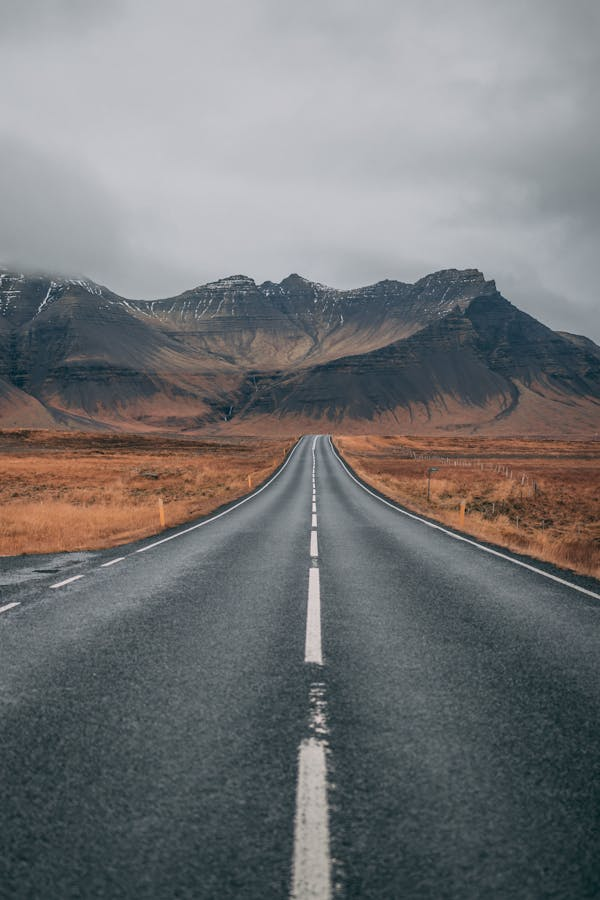
%> input picture Image/image1.jpeg, 600 x 900 px
$ octave basic_functions.m   (GNU Octave 9; MATLAB toolbox functions it lacks are replaced by stand-ins)
%> lines starting %> are read from the running program, lines starting %| are printed output that depends on the picture; in (x1, y1, x2, y2) boxes, pixels count from 0 and x2, y2 are one past the last pixel; in counts of white or black regions, pixels touching at a corner belong together; the program's own positions count from 1
clc;
clear;
close all;

% Read Image (replace path accordingly)
img = imread('D:\\Jontrona\\4.2\\ICE-4206_Multimedia_Communication_Lab\\Image\\image1.jpeg');
%> img is the input picture: size 900x600x3 uint8; mean R, G, B 116.2, 117, 118.4
figure, imshow(img); title('Original Image');

% Resize Image
resizedImg = imresize(img, 0.5);
figure, imshow(resizedImg); title('Resized Image');

% Crop Image
croppedImg = imcrop(resizedImg, [50 50 150 150]);
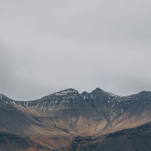
%> croppedImg: size 151x151x3 uint8; mean R, G, B 148.9, 151.4, 156.2
figure, imshow(croppedImg); title('Cropped Image');

% Save Image
imwrite(croppedImg, 'cropped_output.jpg');

% Image Information
info = imfinfo('cropped_output.jpg');
disp(info);

% Convert to Grayscale
if size(resizedImg,3) == 3
    grayImg = rgb2gray(resizedImg);
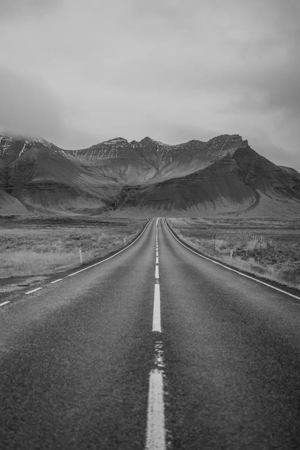
%> grayImg: size 450x300 uint8; min 24, max 221, mean 116.9
else
    grayImg = resizedImg;
end
figure, imshow(grayImg); title('Grayscale Image');

% Histogram
figure, imhist(grayImg); title('Histogram');
%> after `title('Histogram')`:
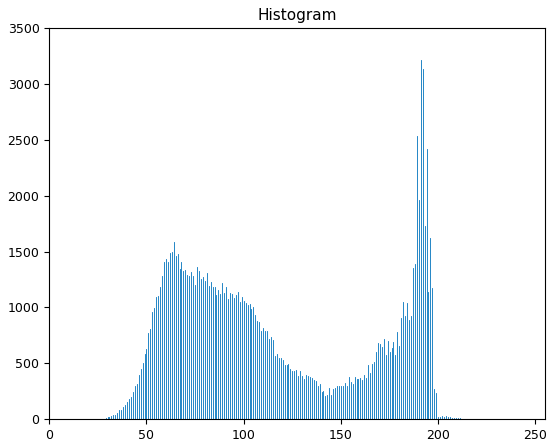
%> figure redrawn from the program's plot data; highest point at x = 191, y = 3214

% Edge Detection (Canny)
edges = edge(grayImg, 'canny');
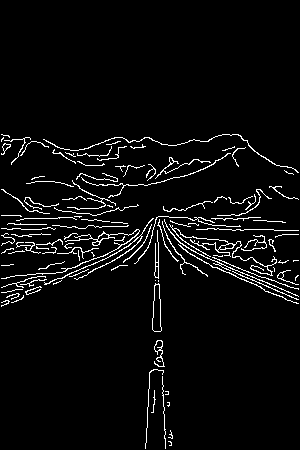
%> edges: size 450x300 logical; 4.4% white in thin lines or dots, all inside (x1, y1, x2, y2) = (1, 134, 299, 449)
figure, imshow(edges); title('Canny Edges');

% Hough Transform
[H, theta, rho] = hough(edges);
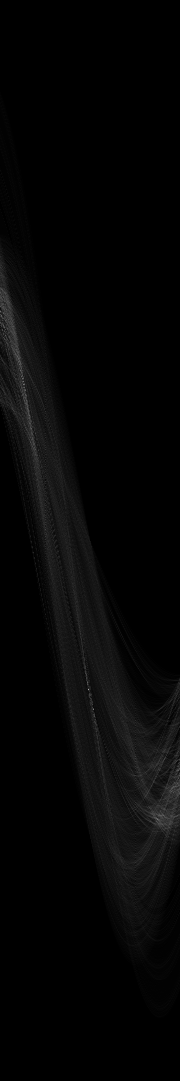
%> H: size 1081x180 double; min 0, max 167, mean 5.5
%> theta = 180 values from -90 to 89; rho = 1081 values from -540 to 540
figure, imshow(imadjust(mat2gray(H)), 'XData', theta, 'YData', rho, ...
    'InitialMagnification', 'fit');
%> after `imshow(imadjust(mat2gray(H)), 'XData', theta, 'YData', rho, ... 'Initi`:
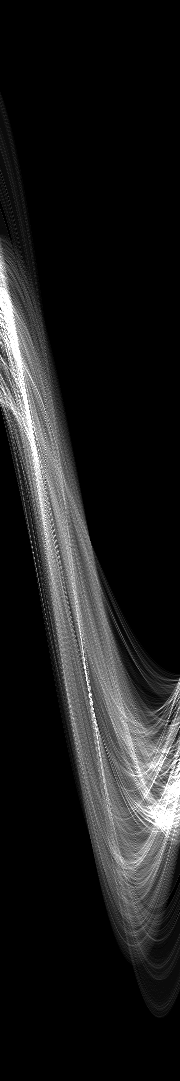
%> displayed picture: size 1081x180, on the screen's scale of 0 to 255; min 0, max 255, mean 29.4
title('Hough Transform');
xlabel('\theta'), ylabel('\rho');

% ginput safe use
figHandle = figure;
imshow(resizedImg);
title('Click a pixel on the image');
%> (the run ends here)
